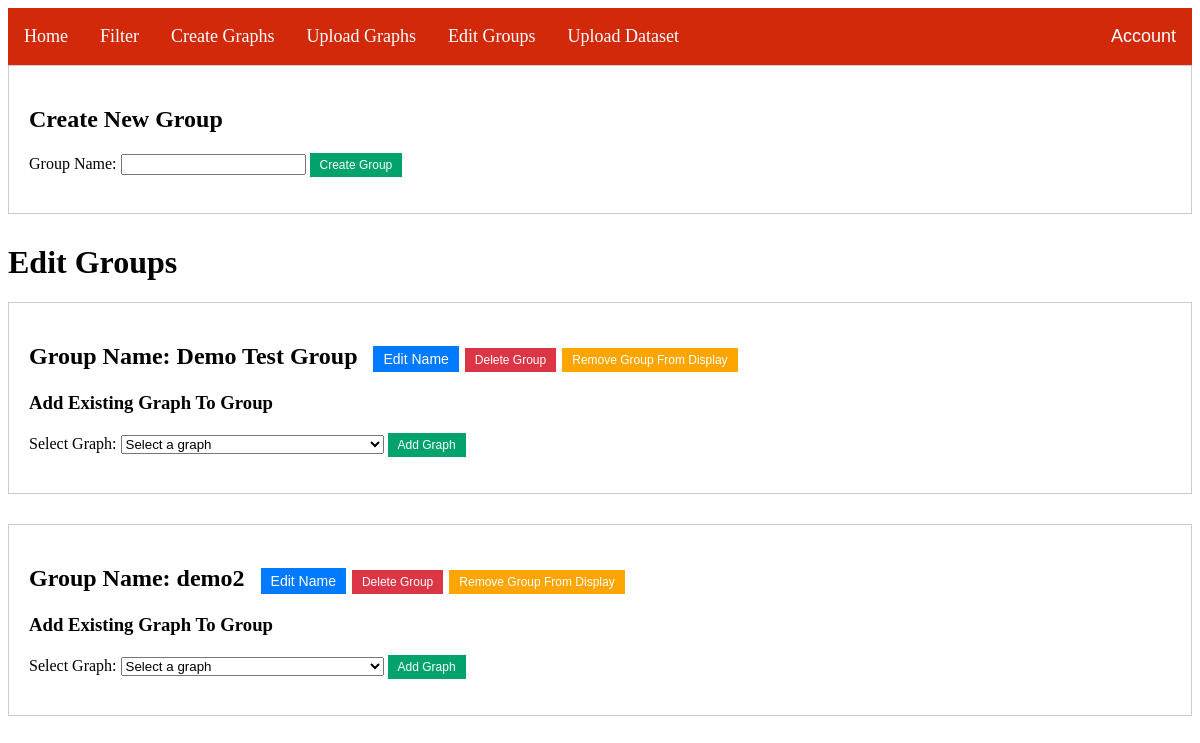
/editGroups (signed in), run on the app's committed database.
### main.py (models this page shows)
class GraphGroup(db.Model):
    __tablename__ = 'graphgroup'
    id = db.Column(db.Integer, primary_key=True)
    group_name = db.Column(db.String(100))
    currently_displayed = db.Column(db.Boolean, default=False, nullable=False)
    graphs = db.relationship('Graphs', backref='GraphGroup', lazy='dynamic')

### main.py (the view)
@app.route("/editGroups", methods=['GET', 'POST'])
@login_required
def editGroups():
    graphs_by_group = GraphGroup.query.all()
    available_graphs = Graphs.query.filter(~Graphs.id.in_(
        db.session.query(Graphs.id)
        .join(Graphs.GraphGroup)
        .filter(GraphGroup.id == GraphGroup.id)
    )).all()
    return render_template('editGroups.html', graphGroups=graphs_by_group, available_graphs=available_graphs)

### main.py (called while the page is built)
@login_manager.user_loader
def load_user(uid):
    return User.query.get(uid)

### templates/editGroups.html (shortened to what this page needs)
{% extends 'base.html' %}
{% block content %}
<head>
</head>
<body>
    <div class="group-container">
        <h2>Create New Group</h2>
        <form action="{{ url_for('createGroup') }}" method="post">
            <label for="new_group_name">Group Name:</label>
            <input type="text" id="new_group_name" name="new_group_name" required>
            <button type="submit" class="create-group-button">Create Group</button>
        </form>
    </div>
    <h1>Edit Groups</h1>
    {% for group in graphGroups %}
    <div class="group-container" data-group-id="{{ group.id }}">
        <h2>Group Name: {{ group.group_name }}
            <button class="edit-button">Edit Name</button>
            <button class="delete-button">Delete Group</button>
            {% if group.currently_displayed %} <button class="remove-display-group-button">Remove Group From Display</button>
            {% else %} <button class="display-group-button">Display Group</button> {% endif %}
        </h2>
        <div class="add-graph-section">
            <h3>Add Existing Graph To Group</h3>
            <form action="{{ url_for('add_graph_to_group', group_id=group.id) }}" method="post">
                <label for="available_graphs">Select Graph:</label>
                <select id="available_graphs" name="available_graphs" required>
                    <option value="">Select a graph</option>
                </select>
                <button type="submit" class="add-graph-button">Add Graph</button>
            </form>
        </div>
    </div>
    {% endfor %}
</body>
{% endblock %}

### templates/editGroups.html (style rules this page uses)
.group-container { border: 1px solid #ccc; padding: 20px; margin-bottom: 30px; }
.edit-button { margin-left: 10px; background-color: #007bff; color: white; border: none; padding: 5px 10px; font-size: 14px; cursor: pointer; }
.add-graph-section { margin-top: 20px; }
.delete-button { background-color: #dc3545; color: white; border: none; padding: 5px 10px; font-size: 12px; cursor: pointer; }
.remove-display-group-button { position: center; top: 5px; background-color: #FFA500; color: white; border: none; padding: 5px 10px; font-size: 12px; cursor: pointer; }
.add-graph-button, .create-group-button { background-color: #00A36C; color: white; border: none; padding: 5px 10px; font-size: 12px; cursor: pointer; }

### data on the page
GraphGroup: group_name "Demo Test Group", currently_displayed "Remove Group From Display"
GraphGroup: group_name "demo2", currently_displayed "Remove Group From Display"
